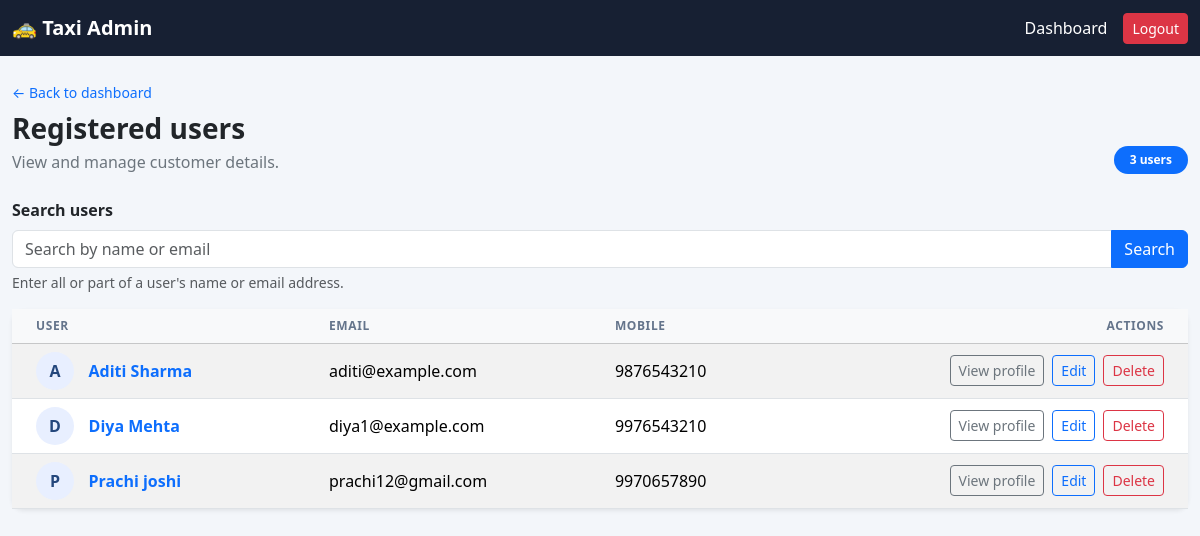
/users/ (signed in), run on the app's committed database.
### core/models.py (models this page shows, shortened)
class User(models.Model):
    name = models.CharField(max_length=100)
    email = models.EmailField(unique=True)
    mobile = models.CharField(max_length=15)
    password = models.CharField(max_length=128)
    class Meta:
        ordering = ['name']

### core/views.py (the view)
# urls.py: path('users/', views.admin_users, name='admin_users'),
@user_passes_test(lambda user: user.is_authenticated and user.is_staff,
                  login_url='admin_login')
def admin_users(request):
    search_form = UserSearchForm(request.GET)
    search_form.is_valid()
    search_query = search_form.cleaned_data['q']
    users = User.objects.all()
    if search_query:
        users = users.filter(
            Q(name__icontains=search_query) | Q(email__icontains=search_query),
        )
    return render(
        request,
        'core/admin_users.html',
        {
            'users': users,
            'search_form': search_form,
            'search_query': search_query,
        },
    )

### core/forms.py
class UserSearchForm(forms.Form):
    q = forms.CharField(
        label='Search users',
        required=False,
        strip=True,
        widget=forms.SearchInput(attrs={
            'class': 'form-control',
            'placeholder': 'Search by name or email',
            'aria-describedby': 'user-search-help',
        }),
    )

### core/templates/core/admin_users.html (shortened to what this page needs)
<!DOCTYPE html>
<html lang="en">
<head>
    <link href="https://cdn.jsdelivr.net/npm/bootstrap@5.3.3/dist/css/bootstrap.min.css"
          rel="stylesheet">
</head>
<body>
<nav class="navbar navbar-dark admin-navbar">
    <div class="container-xxl">
        <a class="navbar-brand fw-bold" href="{% url 'admin_dashboard' %}">
            🚕 Taxi Admin
        </a>
        <div class="d-flex align-items-center gap-3">
            <a class="nav-link text-white" href="{% url 'admin_dashboard' %}">
                Dashboard
            </a>
            <form method="POST" action="{% url 'admin_logout' %}">
                <button type="submit" class="btn btn-danger btn-sm">Logout</button>
            </form>
        </div>
    </div>
</nav>
<main class="container-xxl py-4">
    <header class="mb-4">
        <a class="text-decoration-none small" href="{% url 'admin_dashboard' %}">
            &larr; Back to dashboard
        </a>
        <div class="d-flex flex-wrap justify-content-between align-items-end gap-2 mt-2">
            <div>
                <h1 class="h3 fw-bold mb-1">Registered users</h1>
                <p class="text-secondary mb-0">View and manage customer details.</p>
            </div>
            <span class="badge rounded-pill text-bg-primary px-3 py-2">
                {{ users|length }} user{{ users|length|pluralize }}
            </span>
        </div>
    </header>
    <form method="GET" action="{% url 'admin_users' %}" class="mb-3">
        <label for="id_q" class="form-label fw-semibold">
            {{ search_form.q.label }}
        </label>
        <div class="input-group">
            {{ search_form.q }}
            <button class="btn btn-primary" type="submit">Search</button>
        </div>
        <div id="user-search-help" class="form-text">
            Enter all or part of a user's name or email address.
        </div>
    </form>
    <section class="card page-card shadow-sm" aria-label="User listing">
        <div class="table-responsive">
            <table class="table table-striped table-hover align-middle mb-0">
                <thead class="table-light">
                    <tr>
                        <th scope="col" class="ps-4">User</th>
                        <th scope="col">Email</th>
                        <th scope="col">Mobile</th>
                        <th scope="col" class="text-end pe-4">Actions</th>
                    </tr>
                </thead>
                <tbody>
                    {% for user in users %}
                        <tr>
                            <td class="ps-4">
                                <span class="user-avatar" aria-hidden="true">
                                    {{ user.name|first|upper }}
                                </span>
                                <a class="fw-semibold text-decoration-none"
                                   href="{% url 'admin_user_detail' user.id %}">
                                    {{ user.name }}
                                </a>
                            </td>
                            <td>{{ user.email }}</td>
                            <td>{{ user.mobile }}</td>
                            <td class="text-end pe-4">
                                <div class="d-inline-flex gap-2">
                                    <a class="btn btn-outline-secondary btn-sm"
                                       href="{% url 'admin_user_detail' user.id %}">
                                        View profile
                                    </a>
                                    <a class="btn btn-outline-primary btn-sm"
                                       href="{% url 'admin_user_edit' user.id %}">
                                        Edit
                                    </a>
                                    <form method="POST"
                                          action="{% url 'admin_user_delete' user.id %}"
                                          onsubmit="return confirm('Delete {{ user.name|escapejs }}? This cannot be undone.');">
                                        <button type="submit"
                                                class="btn btn-outline-danger btn-sm">
                                            Delete
                                        </button>
                                    </form>
                                </div>
                            </td>
                        </tr>
                    {% endfor %}
                </tbody>
            </table>
        </div>
    </section>
</main>
</body>
</html>

### core/templates/core/admin_users.html (style rules this page uses)
body { background: #f3f6fa; }
.admin-navbar { background: #172033; }
.page-card { border: 0; border-radius: 12px; }
.table thead th { color: #64748b; font-size: .75rem; letter-spacing: .05em; text-transform: uppercase; white-space: nowrap; }
.user-avatar { align-items: center; background: #e8efff; border-radius: 50%; color: #24477c; display: inline-flex; font-weight: 700; height: 38px; justify-content: center; margin-right: .65rem; width: 38px; }

### data on the page
User: name|first "A", name "Aditi Sharma", email "aditi@example.com", mobile "9876543210"
User: name|first "D", name "Diya Mehta", email "diya1@example.com", mobile "9976543210"
User: name|first "P", name "Prachi joshi", email "prachi12@gmail.com", mobile "9970657890"

### other printed values
{{ users|length }} "3"
{{ search_form.q.label }} "Search users"
